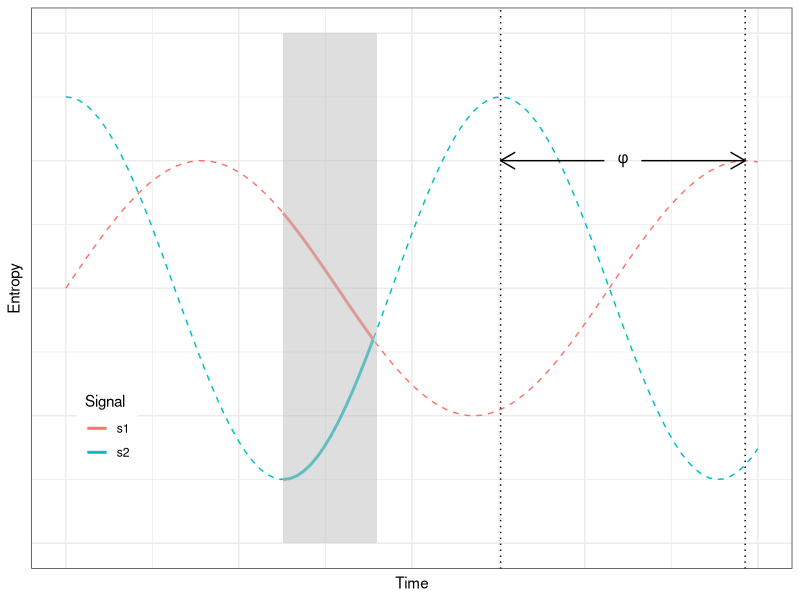

Here is the R script that generated this plot:
# plot the analogy figure for the acl2017 draft
# Yang Xu
# 2/1/2017

library(ggplot2)
library(data.table)

t = seq(0, 10, .1)
s1 = .5*sin(.8*t) + 1
s2 = .75*cos(t) + 1

dt.plot = rbindlist(list(
        data.table(time = t, entropy = s1, signal = 's1'),
        data.table(time = t, entropy = s2, signal = 's2')
    ))

# solid lines to be drawn
# cos(t) = 0 ==> t = pi
# .5*sin(.8*t)+1 = .75*cos(t)+1 ==> t = 4.5
t2 = seq(pi, 4.5, .1)
y1 = .5*sin(.8*t2) + 1
y2 = .75*cos(t2) + 1
dt.plot2 = rbindlist(list(
        data.table(time=t2, entropy=y1, signal='s1'),
        data.table(time=t2, entropy=y2, signal='s2')
    ))

dt.arrow1 = data.table(x1=2*pi, y1=1.5, x2=2*pi+1.5, y2=1.5)
dt.arrow2 = data.table(x1=2.5*pi/.8-1.5, y1=1.5, x2=2.5*pi/.8, y2=1.5)
d.rec = data.table(x1=pi, x2=4.5, y1=0, y2=2)


p = ggplot(dt.plot, aes(x=time, y=entropy)) +
    geom_line(aes(color=signal), lty='dashed') +
    geom_line(data=dt.plot2, aes(x=time, y=entropy, color=signal), lty='solid', size=1) +
    # scale_y_continuous(limits=c(-1, 3)) +
    geom_vline(xintercept = 2.5*pi/.8, lty='dotted') +
    geom_vline(xintercept = 2*pi, lty='dotted') +
    geom_segment(data = dt.arrow1, aes(x=x2, y=y2, xend=x1, yend=y1), arrow=arrow(length = unit(0.03, "npc"))) +
    geom_segment(data = dt.arrow2, aes(x=x1, y=y1, xend=x2, yend=y2), arrow=arrow(length = unit(0.03, "npc"))) +
    annotate('text', x=(dt.arrow1$x2 + dt.arrow2$x1)/2, y=1.5, label='phi', parse=T) +
    geom_rect(data=d.rec, aes(xmin=x1, xmax=x2, ymin=y1, ymax=y2, fill=T), fill='grey', alpha=.5, inherit.aes=F) +
    theme_bw() +
    theme(legend.position=c(.1,.25),
        axis.text.x=element_blank(),
        axis.ticks.x=element_blank(),
        axis.text.y=element_blank(),
        axis.ticks.y=element_blank()) +
    xlab('Time') + ylab('Entropy') +
    guides(color = guide_legend(title = 'Signal'))
pdf('analogy.pdf', 5, 2.5)
plot(p)
dev.off()
